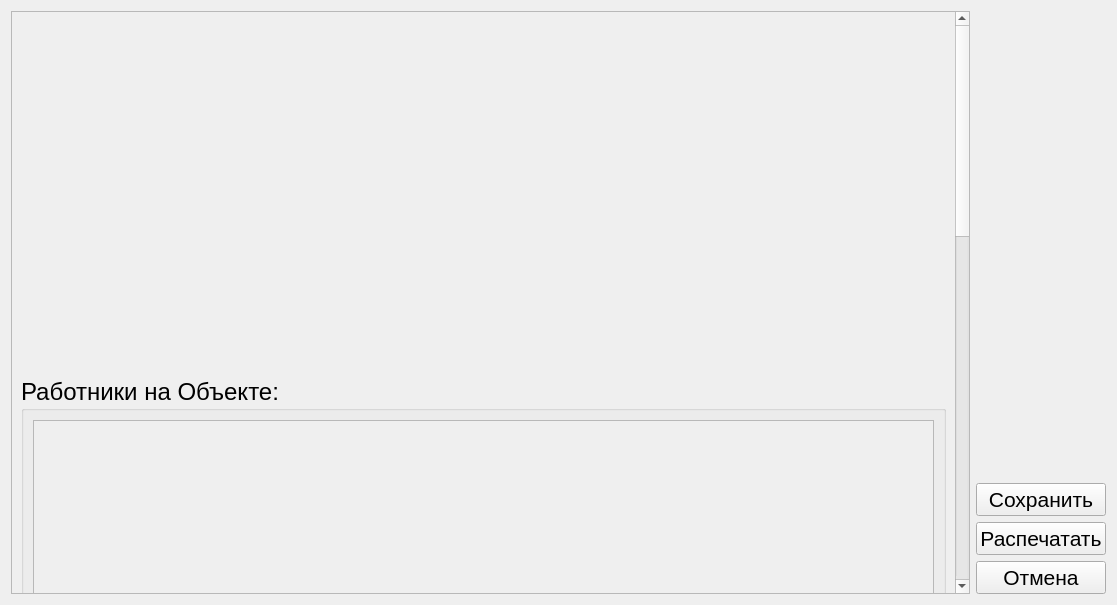
<?xml version="1.0" encoding="UTF-8"?>
<ui version="4.0">
 <class>ViewFacility</class>
 <widget class="QDialog" name="ViewFacility">
  <property name="geometry">
   <rect>
    <x>0</x>
    <y>0</y>
    <width>1117</width>
    <height>605</height>
   </rect>
  </property>
  <property name="windowTitle">
   <string>Просмотр Объекта</string>
  </property>
  <property name="windowIcon">
   <iconset resource="assets/res.qrc">
    <normaloff>:/window-icons/haus.png</normaloff>:/window-icons/haus.png</iconset>
  </property>
  <layout class="QHBoxLayout" name="horizontalLayout">
   <item>
    <widget class="QScrollArea" name="scrollArea">
     <property name="minimumSize">
      <size>
       <width>500</width>
       <height>0</height>
      </size>
     </property>
     <property name="widgetResizable">
      <bool>true</bool>
     </property>
     <property name="alignment">
      <set>Qt::AlignLeading|Qt::AlignLeft|Qt::AlignTop</set>
     </property>
     <widget class="QWidget" name="scrollAreaWidgetContents">
      <property name="geometry">
       <rect>
        <x>0</x>
        <y>0</y>
        <width>944</width>
        <height>1595</height>
       </rect>
      </property>
      <property name="sizePolicy">
       <sizepolicy hsizetype="Preferred" vsizetype="Preferred">
        <horstretch>0</horstretch>
        <verstretch>0</verstretch>
       </sizepolicy>
      </property>
      <layout class="QVBoxLayout" name="verticalLayout_2">
       <item>
        <widget class="Calendar" name="CalendarWidget" native="true">
         <property name="minimumSize">
          <size>
           <width>450</width>
           <height>350</height>
          </size>
         </property>
         <property name="maximumSize">
          <size>
           <width>450</width>
           <height>350</height>
          </size>
         </property>
        </widget>
       </item>
       <item>
        <widget class="QGroupBox" name="groupBox_4">
         <property name="minimumSize">
          <size>
           <width>0</width>
           <height>250</height>
          </size>
         </property>
         <property name="maximumSize">
          <size>
           <width>1000</width>
           <height>16777215</height>
          </size>
         </property>
         <property name="font">
          <font>
           <pointsize>18</pointsize>
          </font>
         </property>
         <property name="title">
          <string>Работники на Объекте:</string>
         </property>
         <layout class="QHBoxLayout" name="horizontalLayout_10">
          <item>
           <widget class="CustomListWidget" name="Workers">
            <property name="sizePolicy">
             <sizepolicy hsizetype="Expanding" vsizetype="Expanding">
              <horstretch>0</horstretch>
              <verstretch>0</verstretch>
             </sizepolicy>
            </property>
            <property name="verticalScrollBarPolicy">
             <enum>Qt::ScrollBarAsNeeded</enum>
            </property>
            <property name="widgetResizable">
             <bool>true</bool>
            </property>
           </widget>
          </item>
         </layout>
        </widget>
       </item>
       <item>
        <widget class="QLabel" name="NameLabel">
         <property name="sizePolicy">
          <sizepolicy hsizetype="Preferred" vsizetype="Maximum">
           <horstretch>0</horstretch>
           <verstretch>0</verstretch>
          </sizepolicy>
         </property>
         <property name="font">
          <font>
           <pointsize>18</pointsize>
           <weight>50</weight>
           <bold>false</bold>
          </font>
         </property>
         <property name="text">
          <string>Название:</string>
         </property>
        </widget>
       </item>
       <item>
        <layout class="QHBoxLayout" name="horizontalLayout_14">
         <property name="leftMargin">
          <number>0</number>
         </property>
         <property name="topMargin">
          <number>0</number>
         </property>
         <item>
          <widget class="EditableLine" name="Name" native="true">
           <property name="sizePolicy">
            <sizepolicy hsizetype="MinimumExpanding" vsizetype="Preferred">
             <horstretch>0</horstretch>
             <verstretch>0</verstretch>
            </sizepolicy>
           </property>
           <property name="minimumSize">
            <size>
             <width>150</width>
             <height>43</height>
            </size>
           </property>
           <property name="maximumSize">
            <size>
             <width>16777215</width>
             <height>43</height>
            </size>
           </property>
           <property name="font">
            <font>
             <pointsize>16</pointsize>
            </font>
           </property>
           <property name="styleSheet">
            <string notr="true">QLabel{min-width: 500px;}</string>
           </property>
          </widget>
         </item>
         <item>
          <spacer name="horizontalSpacer_7">
           <property name="orientation">
            <enum>Qt::Horizontal</enum>
           </property>
           <property name="sizeHint" stdset="0">
            <size>
             <width>40</width>
             <height>20</height>
            </size>
           </property>
          </spacer>
         </item>
        </layout>
       </item>
       <item>
        <spacer name="verticalSpacer_3">
         <property name="orientation">
          <enum>Qt::Vertical</enum>
         </property>
         <property name="sizeType">
          <enum>QSizePolicy::Fixed</enum>
         </property>
         <property name="sizeHint" stdset="0">
          <size>
           <width>0</width>
           <height>10</height>
          </size>
         </property>
        </spacer>
       </item>
       <item>
        <widget class="QLabel" name="FirmLabel">
         <property name="sizePolicy">
          <sizepolicy hsizetype="Preferred" vsizetype="Maximum">
           <horstretch>0</horstretch>
           <verstretch>0</verstretch>
          </sizepolicy>
         </property>
         <property name="font">
          <font>
           <pointsize>18</pointsize>
           <weight>50</weight>
           <bold>false</bold>
          </font>
         </property>
         <property name="text">
          <string>Комапания:</string>
         </property>
        </widget>
       </item>
       <item>
        <layout class="QHBoxLayout" name="horizontalLayout_17">
         <property name="leftMargin">
          <number>0</number>
         </property>
         <property name="topMargin">
          <number>0</number>
         </property>
         <item>
          <widget class="EditableSelection" name="Firm" native="true">
           <property name="sizePolicy">
            <sizepolicy hsizetype="Minimum" vsizetype="Preferred">
             <horstretch>0</horstretch>
             <verstretch>0</verstretch>
            </sizepolicy>
           </property>
           <property name="minimumSize">
            <size>
             <width>150</width>
             <height>43</height>
            </size>
           </property>
           <property name="font">
            <font>
             <pointsize>16</pointsize>
            </font>
           </property>
           <property name="styleSheet">
            <string notr="true">QLabel{min-width: 500px;}</string>
           </property>
          </widget>
         </item>
         <item>
          <spacer name="horizontalSpacer_11">
           <property name="orientation">
            <enum>Qt::Horizontal</enum>
           </property>
           <property name="sizeHint" stdset="0">
            <size>
             <width>40</width>
             <height>20</height>
            </size>
           </property>
          </spacer>
         </item>
        </layout>
       </item>
       <item>
        <spacer name="verticalSpacer_9">
         <property name="orientation">
          <enum>Qt::Vertical</enum>
         </property>
         <property name="sizeType">
          <enum>QSizePolicy::Fixed</enum>
         </property>
         <property name="sizeHint" stdset="0">
          <size>
           <width>0</width>
           <height>10</height>
          </size>
         </property>
        </spacer>
       </item>
       <item>
        <widget class="QLabel" name="AdressLabel">
         <property name="sizePolicy">
          <sizepolicy hsizetype="Preferred" vsizetype="Maximum">
           <horstretch>0</horstretch>
           <verstretch>0</verstretch>
          </sizepolicy>
         </property>
         <property name="font">
          <font>
           <pointsize>18</pointsize>
           <weight>50</weight>
           <bold>false</bold>
          </font>
         </property>
         <property name="text">
          <string>Адрес:</string>
         </property>
        </widget>
       </item>
       <item>
        <layout class="QHBoxLayout" name="horizontalLayout_11">
         <property name="leftMargin">
          <number>0</number>
         </property>
         <property name="topMargin">
          <number>0</number>
         </property>
         <item>
          <widget class="EditableLine" name="Address" native="true">
           <property name="sizePolicy">
            <sizepolicy hsizetype="MinimumExpanding" vsizetype="Preferred">
             <horstretch>0</horstretch>
             <verstretch>0</verstretch>
            </sizepolicy>
           </property>
           <property name="minimumSize">
            <size>
             <width>150</width>
             <height>43</height>
            </size>
           </property>
           <property name="maximumSize">
            <size>
             <width>16777215</width>
             <height>43</height>
            </size>
           </property>
           <property name="font">
            <font>
             <pointsize>16</pointsize>
            </font>
           </property>
           <property name="styleSheet">
            <string notr="true">QLabel{min-width: 500px;}</string>
           </property>
          </widget>
         </item>
         <item>
          <spacer name="horizontalSpacer_5">
           <property name="orientation">
            <enum>Qt::Horizontal</enum>
           </property>
           <property name="sizeHint" stdset="0">
            <size>
             <width>40</width>
             <height>20</height>
            </size>
           </property>
          </spacer>
         </item>
        </layout>
       </item>
       <item>
        <spacer name="verticalSpacer_4">
         <property name="orientation">
          <enum>Qt::Vertical</enum>
         </property>
         <property name="sizeType">
          <enum>QSizePolicy::Fixed</enum>
         </property>
         <property name="sizeHint" stdset="0">
          <size>
           <width>0</width>
           <height>10</height>
          </size>
         </property>
        </spacer>
       </item>
       <item>
        <widget class="QLabel" name="ZipLabel">
         <property name="sizePolicy">
          <sizepolicy hsizetype="Preferred" vsizetype="Maximum">
           <horstretch>0</horstretch>
           <verstretch>0</verstretch>
          </sizepolicy>
         </property>
         <property name="font">
          <font>
           <pointsize>18</pointsize>
           <weight>50</weight>
           <bold>false</bold>
          </font>
         </property>
         <property name="text">
          <string>Индекс:</string>
         </property>
        </widget>
       </item>
       <item>
        <layout class="QHBoxLayout" name="horizontalLayout_16">
         <property name="leftMargin">
          <number>0</number>
         </property>
         <property name="topMargin">
          <number>0</number>
         </property>
         <item>
          <widget class="EditableLine" name="Zip" native="true">
           <property name="sizePolicy">
            <sizepolicy hsizetype="MinimumExpanding" vsizetype="Preferred">
             <horstretch>0</horstretch>
             <verstretch>0</verstretch>
            </sizepolicy>
           </property>
           <property name="minimumSize">
            <size>
             <width>150</width>
             <height>43</height>
            </size>
           </property>
           <property name="maximumSize">
            <size>
             <width>16777215</width>
             <height>43</height>
            </size>
           </property>
           <property name="font">
            <font>
             <pointsize>16</pointsize>
            </font>
           </property>
           <property name="styleSheet">
            <string notr="true">QLabel{min-width: 500px;}</string>
           </property>
          </widget>
         </item>
         <item>
          <spacer name="horizontalSpacer_9">
           <property name="orientation">
            <enum>Qt::Horizontal</enum>
           </property>
           <property name="sizeHint" stdset="0">
            <size>
             <width>40</width>
             <height>20</height>
            </size>
           </property>
          </spacer>
         </item>
        </layout>
       </item>
       <item>
        <spacer name="verticalSpacer_5">
         <property name="orientation">
          <enum>Qt::Vertical</enum>
         </property>
         <property name="sizeType">
          <enum>QSizePolicy::Fixed</enum>
         </property>
         <property name="sizeHint" stdset="0">
          <size>
           <width>0</width>
           <height>10</height>
          </size>
         </property>
        </spacer>
       </item>
       <item>
        <widget class="QLabel" name="TownLabel">
         <property name="sizePolicy">
          <sizepolicy hsizetype="Preferred" vsizetype="Maximum">
           <horstretch>0</horstretch>
           <verstretch>0</verstretch>
          </sizepolicy>
         </property>
         <property name="font">
          <font>
           <pointsize>18</pointsize>
           <weight>50</weight>
           <bold>false</bold>
          </font>
         </property>
         <property name="text">
          <string>Город:</string>
         </property>
        </widget>
       </item>
       <item>
        <layout class="QHBoxLayout" name="horizontalLayout_15">
         <property name="leftMargin">
          <number>0</number>
         </property>
         <property name="topMargin">
          <number>0</number>
         </property>
         <item>
          <widget class="EditableLine" name="Town" native="true">
           <property name="sizePolicy">
            <sizepolicy hsizetype="MinimumExpanding" vsizetype="Preferred">
             <horstretch>0</horstretch>
             <verstretch>0</verstretch>
            </sizepolicy>
           </property>
           <property name="minimumSize">
            <size>
             <width>150</width>
             <height>43</height>
            </size>
           </property>
           <property name="maximumSize">
            <size>
             <width>16777215</width>
             <height>43</height>
            </size>
           </property>
           <property name="font">
            <font>
             <pointsize>16</pointsize>
            </font>
           </property>
           <property name="styleSheet">
            <string notr="true">QLabel{min-width: 500px;}</string>
           </property>
          </widget>
         </item>
         <item>
          <spacer name="horizontalSpacer_8">
           <property name="orientation">
            <enum>Qt::Horizontal</enum>
           </property>
           <property name="sizeHint" stdset="0">
            <size>
             <width>40</width>
             <height>20</height>
            </size>
           </property>
          </spacer>
         </item>
        </layout>
       </item>
       <item>
        <spacer name="verticalSpacer_6">
         <property name="orientation">
          <enum>Qt::Vertical</enum>
         </property>
         <property name="sizeType">
          <enum>QSizePolicy::Fixed</enum>
         </property>
         <property name="sizeHint" stdset="0">
          <size>
           <width>0</width>
           <height>10</height>
          </size>
         </property>
        </spacer>
       </item>
       <item>
        <widget class="QLabel" name="BossLabel">
         <property name="sizePolicy">
          <sizepolicy hsizetype="Preferred" vsizetype="Maximum">
           <horstretch>0</horstretch>
           <verstretch>0</verstretch>
          </sizepolicy>
         </property>
         <property name="font">
          <font>
           <pointsize>18</pointsize>
           <weight>50</weight>
           <bold>false</bold>
          </font>
         </property>
         <property name="text">
          <string>Шеф:</string>
         </property>
        </widget>
       </item>
       <item>
        <layout class="QHBoxLayout" name="horizontalLayout_12">
         <property name="leftMargin">
          <number>0</number>
         </property>
         <property name="topMargin">
          <number>0</number>
         </property>
         <item>
          <widget class="EditableLine" name="Owner" native="true">
           <property name="sizePolicy">
            <sizepolicy hsizetype="MinimumExpanding" vsizetype="Preferred">
             <horstretch>0</horstretch>
             <verstretch>0</verstretch>
            </sizepolicy>
           </property>
           <property name="minimumSize">
            <size>
             <width>150</width>
             <height>43</height>
            </size>
           </property>
           <property name="maximumSize">
            <size>
             <width>16777215</width>
             <height>43</height>
            </size>
           </property>
           <property name="font">
            <font>
             <pointsize>16</pointsize>
            </font>
           </property>
           <property name="styleSheet">
            <string notr="true">QLabel{min-width: 500px;}</string>
           </property>
          </widget>
         </item>
         <item>
          <spacer name="horizontalSpacer_6">
           <property name="orientation">
            <enum>Qt::Horizontal</enum>
           </property>
           <property name="sizeHint" stdset="0">
            <size>
             <width>40</width>
             <height>20</height>
            </size>
           </property>
          </spacer>
         </item>
        </layout>
       </item>
       <item>
        <spacer name="verticalSpacer_7">
         <property name="orientation">
          <enum>Qt::Vertical</enum>
         </property>
         <property name="sizeType">
          <enum>QSizePolicy::Fixed</enum>
         </property>
         <property name="sizeHint" stdset="0">
          <size>
           <width>0</width>
           <height>20</height>
          </size>
         </property>
        </spacer>
       </item>
       <item>
        <widget class="QLabel" name="MaxWorkersLabel">
         <property name="sizePolicy">
          <sizepolicy hsizetype="Preferred" vsizetype="Maximum">
           <horstretch>0</horstretch>
           <verstretch>0</verstretch>
          </sizepolicy>
         </property>
         <property name="font">
          <font>
           <pointsize>18</pointsize>
           <weight>50</weight>
           <bold>false</bold>
          </font>
         </property>
         <property name="text">
          <string>Максимум людей:</string>
         </property>
        </widget>
       </item>
       <item>
        <layout class="QHBoxLayout" name="horizontalLayout_13">
         <property name="leftMargin">
          <number>0</number>
         </property>
         <property name="topMargin">
          <number>0</number>
         </property>
         <item>
          <widget class="EditableLine" name="MaxWorkers" native="true">
           <property name="sizePolicy">
            <sizepolicy hsizetype="MinimumExpanding" vsizetype="Preferred">
             <horstretch>0</horstretch>
             <verstretch>0</verstretch>
            </sizepolicy>
           </property>
           <property name="minimumSize">
            <size>
             <width>150</width>
             <height>43</height>
            </size>
           </property>
           <property name="maximumSize">
            <size>
             <width>16777215</width>
             <height>43</height>
            </size>
           </property>
           <property name="font">
            <font>
             <pointsize>16</pointsize>
            </font>
           </property>
           <property name="styleSheet">
            <string notr="true">QLabel{min-width: 500px;}</string>
           </property>
          </widget>
         </item>
         <item>
          <spacer name="horizontalSpacer_10">
           <property name="orientation">
            <enum>Qt::Horizontal</enum>
           </property>
           <property name="sizeHint" stdset="0">
            <size>
             <width>40</width>
             <height>20</height>
            </size>
           </property>
          </spacer>
         </item>
        </layout>
       </item>
       <item>
        <spacer name="verticalSpacer_8">
         <property name="orientation">
          <enum>Qt::Vertical</enum>
         </property>
         <property name="sizeType">
          <enum>QSizePolicy::Fixed</enum>
         </property>
         <property name="sizeHint" stdset="0">
          <size>
           <width>0</width>
           <height>20</height>
          </size>
         </property>
        </spacer>
       </item>
       <item>
        <widget class="QGroupBox" name="groupBox_3">
         <property name="sizePolicy">
          <sizepolicy hsizetype="Minimum" vsizetype="Preferred">
           <horstretch>0</horstretch>
           <verstretch>0</verstretch>
          </sizepolicy>
         </property>
         <property name="minimumSize">
          <size>
           <width>500</width>
           <height>225</height>
          </size>
         </property>
         <property name="maximumSize">
          <size>
           <width>510</width>
           <height>300</height>
          </size>
         </property>
         <property name="font">
          <font>
           <pointsize>18</pointsize>
          </font>
         </property>
         <property name="title">
          <string>Документы</string>
         </property>
         <layout class="QHBoxLayout" name="horizontalLayout_3">
          <item>
           <widget class="CustomListWidget" name="Documents">
            <property name="sizePolicy">
             <sizepolicy hsizetype="Expanding" vsizetype="Expanding">
              <horstretch>0</horstretch>
              <verstretch>0</verstretch>
             </sizepolicy>
            </property>
            <property name="widgetResizable">
             <bool>true</bool>
            </property>
           </widget>
          </item>
          <item>
           <layout class="QVBoxLayout" name="verticalLayout">
            <item>
             <widget class="QPushButton" name="addDocument">
              <property name="minimumSize">
               <size>
                <width>150</width>
                <height>0</height>
               </size>
              </property>
              <property name="font">
               <font>
                <pointsize>16</pointsize>
               </font>
              </property>
              <property name="focusPolicy">
               <enum>Qt::NoFocus</enum>
              </property>
              <property name="text">
               <string>Добавить</string>
              </property>
             </widget>
            </item>
            <item>
             <widget class="QPushButton" name="viewDocument">
              <property name="minimumSize">
               <size>
                <width>150</width>
                <height>0</height>
               </size>
              </property>
              <property name="font">
               <font>
                <pointsize>16</pointsize>
               </font>
              </property>
              <property name="focusPolicy">
               <enum>Qt::NoFocus</enum>
              </property>
              <property name="text">
               <string>Посмотреть</string>
              </property>
             </widget>
            </item>
            <item>
             <widget class="QPushButton" name="removeDocument">
              <property name="font">
               <font>
                <pointsize>16</pointsize>
               </font>
              </property>
              <property name="focusPolicy">
               <enum>Qt::NoFocus</enum>
              </property>
              <property name="text">
               <string>Удалить</string>
              </property>
             </widget>
            </item>
           </layout>
          </item>
         </layout>
        </widget>
       </item>
       <item>
        <spacer name="verticalSpacer_2">
         <property name="orientation">
          <enum>Qt::Vertical</enum>
         </property>
         <property name="sizeHint" stdset="0">
          <size>
           <width>20</width>
           <height>40</height>
          </size>
         </property>
        </spacer>
       </item>
      </layout>
     </widget>
    </widget>
   </item>
   <item>
    <layout class="QVBoxLayout" name="verticalLayout_3">
     <item>
      <spacer name="verticalSpacer">
       <property name="orientation">
        <enum>Qt::Vertical</enum>
       </property>
       <property name="sizeHint" stdset="0">
        <size>
         <width>20</width>
         <height>40</height>
        </size>
       </property>
      </spacer>
     </item>
     <item>
      <widget class="QPushButton" name="save">
       <property name="font">
        <font>
         <pointsize>16</pointsize>
        </font>
       </property>
       <property name="focusPolicy">
        <enum>Qt::NoFocus</enum>
       </property>
       <property name="text">
        <string>Сохранить</string>
       </property>
      </widget>
     </item>
     <item>
      <widget class="QPushButton" name="print">
       <property name="font">
        <font>
         <pointsize>16</pointsize>
        </font>
       </property>
       <property name="focusPolicy">
        <enum>Qt::NoFocus</enum>
       </property>
       <property name="text">
        <string>Распечатать</string>
       </property>
      </widget>
     </item>
     <item>
      <widget class="QPushButton" name="cansel">
       <property name="font">
        <font>
         <pointsize>16</pointsize>
        </font>
       </property>
       <property name="focusPolicy">
        <enum>Qt::NoFocus</enum>
       </property>
       <property name="text">
        <string>Отмена</string>
       </property>
      </widget>
     </item>
    </layout>
   </item>
  </layout>
 </widget>
 <customwidgets>
  <customwidget>
   <class>CustomListWidget</class>
   <extends>QScrollArea</extends>
   <header>CustomListWidget.h</header>
   <container>1</container>
  </customwidget>
  <customwidget>
   <class>Calendar</class>
   <extends>QWidget</extends>
   <header>Calendar.h</header>
   <container>1</container>
  </customwidget>
  <customwidget>
   <class>EditableLine</class>
   <extends>QWidget</extends>
   <header location="global">EditableLine.h</header>
   <container>1</container>
  </customwidget>
  <customwidget>
   <class>EditableSelection</class>
   <extends>QWidget</extends>
   <header>EditableSelection.h</header>
   <container>1</container>
  </customwidget>
 </customwidgets>
 <resources>
  <include location="assets/res.qrc"/>
 </resources>
 <connections/>
</ui>
